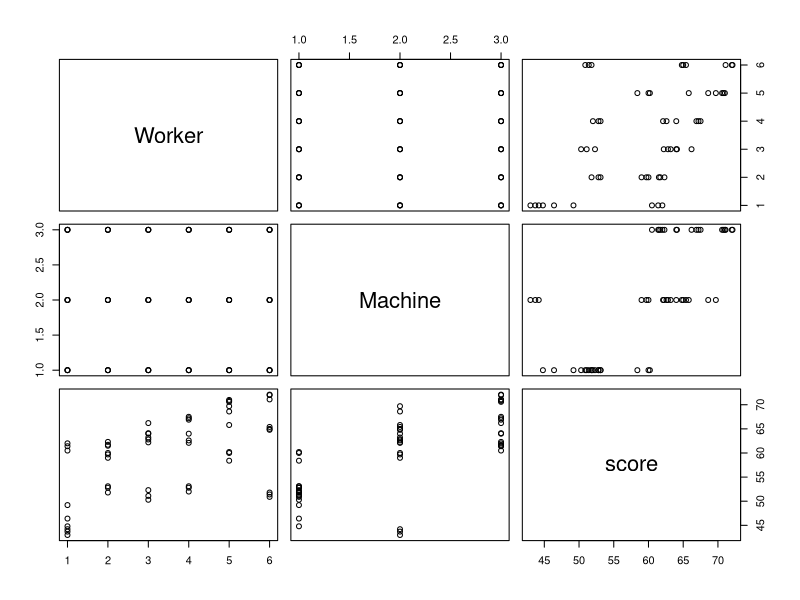
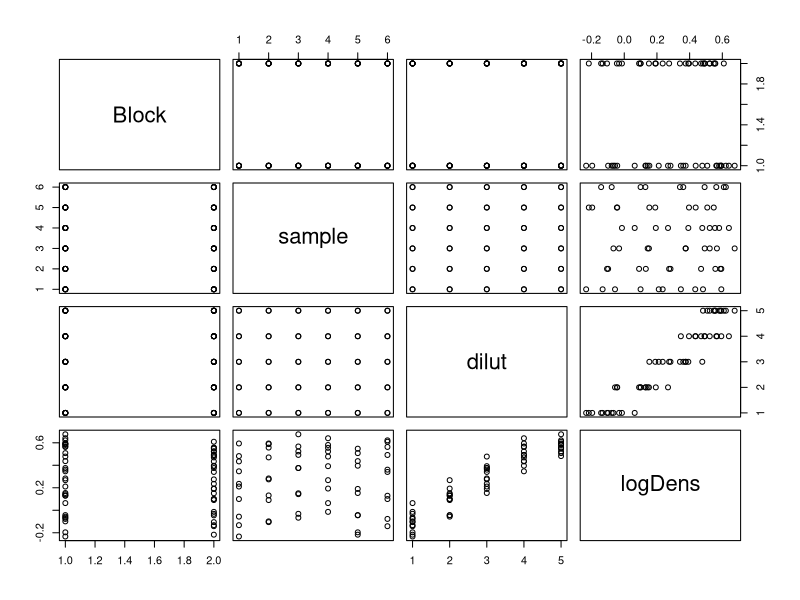
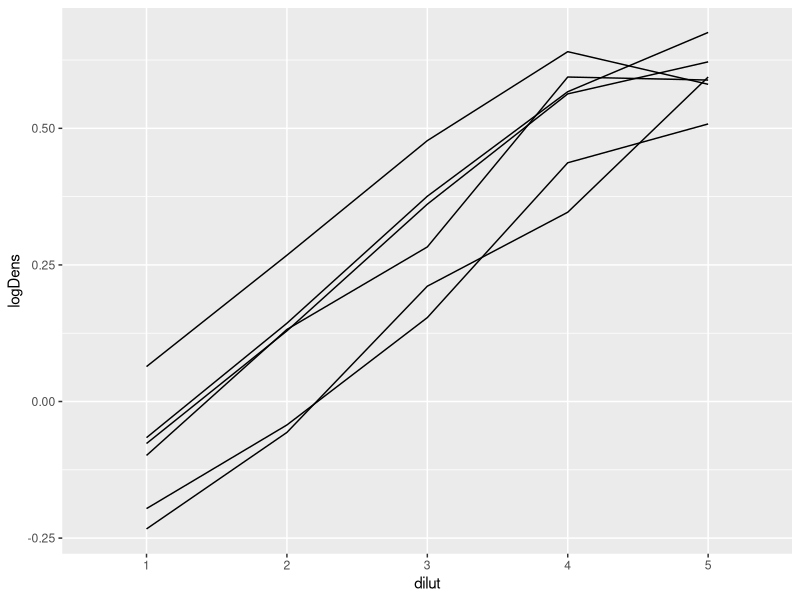

The R script that drew these images, in order: (Note: this script raises an error after producing the figures.)
library(nlme)
library(ggplot2)

Machines.df <- data.frame(Machines)
plot(Machines.df)

# LMM with 2 levels. Random effect for Worker and for Machines within Worker
Machines.lme2 <- lme(score ~ Machine, random = ~ 1 | Worker/Machine, data=Machines.df)
summary(Machines.lme2)

# Equivalent model can be fitted as a single level LMM (See lecture notes P17)
Machines.lme.2a <- lme(score ~ Machine, random = list(Worker = pdBlocked(list(pdIdent(~ 1), pdIdent(~ Machine - 1)))), data=Machines.df)
summary(Machines.lme.2a)

# Comparison of the 2 models specification
VarCorr(Machines.lme2)
VarCorr(Machines.lme.2a)

# Second way of specifying model as single level:
# Make use of the fact that Worker (1st level) is alway observed together with Machine (2nd level)
# Perform this by adding restriction on the structure of variance/covariance matrix Psi* (Compound symmetry)
Machines.lme.2b <- lme(score ~ Machine, random = list(Worker = pdCompSymm(~ Machine - 1)), data=Machines.df)
VC <- VarCorr(Machines.lme.2b)
S1S2 <- as.numeric(VC[1])
Corr <- as.numeric(VC[10])
S1 <- S1S2 * Corr
S2 <- S1S2 - S1
print(S1)
print(S2)


# Exercise 1
Assay.df <- data.frame(Assay)
Assay.df$Block <- factor(as.numeric(levels(Assay.df$Block))[Assay.df$Block], ordered = FALSE)

# Plot data
plot(Assay.df)
ggplot(subset(Assay.df, Assay.df$Block==1), aes(dilut, logDens)) + geom_line(aes(group=sample))

# Fit model according to answer a (see exercise sheet)
Assay.lme.2b <- lme(logDens ~ sample*dilut, random = list(Block = pdBlocked(list(pdCompSymm(~ dilut - 1), pdCompSymm(~ sample - 1)))), data=Assay.df)
summary(Assay.lme.2b)

# Verify with simple definition (doesn't work)
Assay.lme.2a <- lme(logDens ~ sample*dilut, random = list(Block = pdBlocked(list(pdIdent(~ 1), pdIdent(~ dilut - 1), pdIdent(~ sample - 1)))), data=Assay.df)
summary(Assay.lme.2a)
VarCorr(Assay.lme.2a)

VC <- VarCorr(Assay.lme.2b)
S1S2 <- as.numeric(VC[1])
Corr <- as.numeric(VC[6])
S1 <- S1S2 * Corr
S2 <- S1S2 - S1
print(S1)
print(S2)

# Part c
Assay.lme.3 <- lme(logDens ~ sample * dilut, random = list(Block = pdBlocked(list(pdIdent(~ 1), pdIdent(~ sample - 1), pdIdent(~ dilut - 1)))), weights = varIdent(form = ~ 1 | sample * dilut), data=Assay.df)
summary(Assay.lme.3)

# Exercise 2
Dialyzer.df <- data.frame(Dialyzer)
Dialyzer.df$Subject <- factor(as.numeric(levels(Dialyzer.df$Subject))[Dialyzer.df$Subject], ordered = FALSE)

fm1Dial.lme <- lme(rate ~(pressure + I(pressure^2) + I(pressure^3) + I(pressure^4))*QB,
                   random = ~ pressure + I(pressure^2) | Subject, data = Dialyzer.df)
summary(fm1Dial.lme)

# Within group heteroscedasticity
plot(fm1Dial.lme, resid(.) ~pressure, abline = 0)

# Heteroscedastic model
fm2Dial.lme <- lme(rate ~(pressure + I(pressure^2) + I(pressure^3) + I(pressure^4))*QB,
                   random = ~ pressure + I(pressure^2) | Subject,
                   weights = varPower(form = ~ pressure) , data = Dialyzer.df)

summary(fm2Dial.lme)
plot(fm2Dial.lme, resid(., type = 'p') ~ pressure, abline = 0)
plot(augPred(fm2Dial.lme, primary = ~ pressure), grid = T)

# To understand, redo example 2.22
Orthodont.df <- data.frame(Orthodont)
ortho.lme.3 <- lme(distance ~ Sex * I(age-11), random = ~ I(age-11) | Subject, weights = varPower(form = ~ age|Sex), data=Orthodont.df)
summary(ortho.lme.3)

# Part c
fm3Dial.lme <- lme(rate ~(pressure + I(pressure^2) + I(pressure^3) + I(pressure^4))*QB,
                   random = ~ pressure + I(pressure^2) | Subject,
                   weights = varExp(form = ~ pressure) , data = Dialyzer.df)
summary(fm3Dial.lme)


# Exercise 3 (correspond to exercise 2 P268 of the book)
# (a)
Oats.df <- data.frame(Oats)
Oats.df$Block <- factor(as.character(Oats.df$Block))

Oats.lme5 <- lme(yield ~ nitro, random = ~1|Block, corr = corSymm(form = ~1|Block/Variety), data=Oats.df)

# (b)
intervals(Oats.lme5)
# All intervals overlap & similar magnitude -> compound symmetry structure suggested
Oats.lme6 <- lme(yield ~ nitro, random = ~1|Block, corr = corCompSymm(form = ~1|Block/Variety), data=Oats.df)
anova(Oats.lme6,Oats.lme5) # -> p=0.7: corCompSymm is better (less degrees of freedom)

# (c)
Oats.lme4 <- lme(yield ~ nitro, random = ~1|Block/Variety, data=Oats.df)
anova(Oats.lme6,Oats.lme4)







